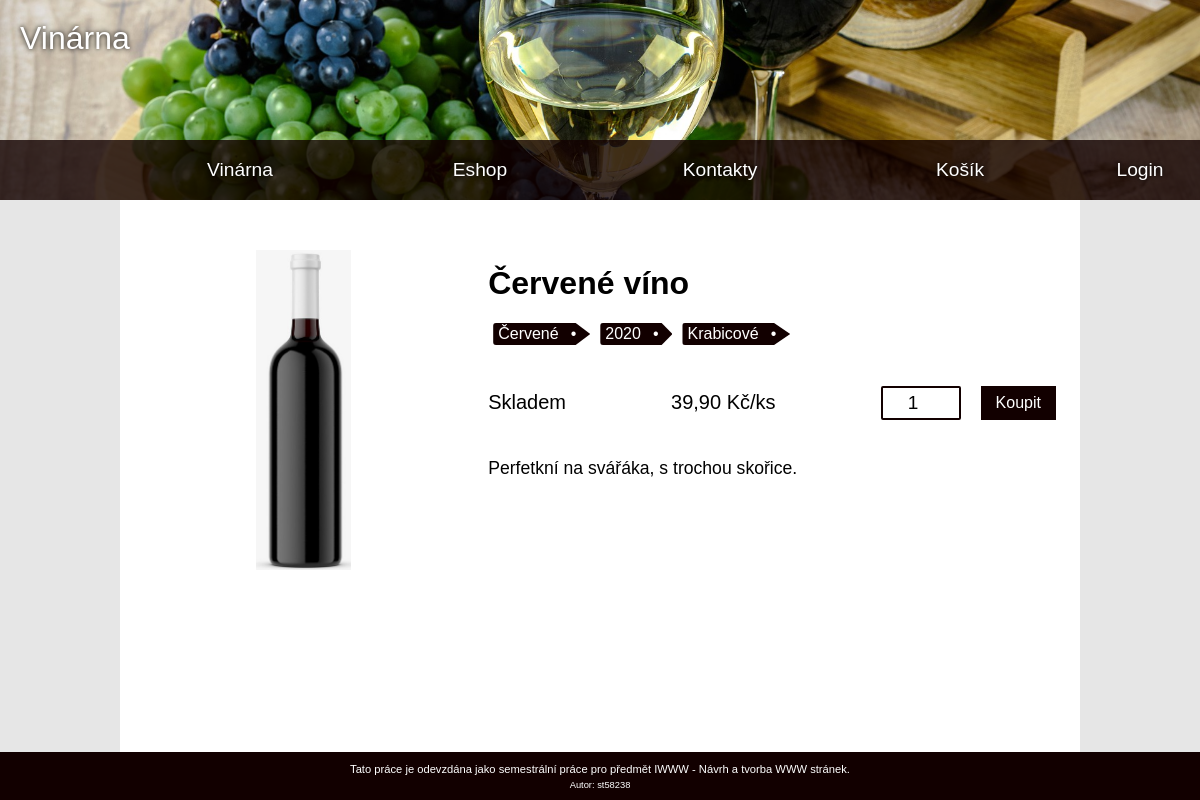
Page /produkt/index.php?id=7 on the committed database.
### tables this page shows
CREATE TABLE `products` (
  `id_product` int(11) NOT NULL,
  `name` varchar(126) NOT NULL,
  `description` varchar(1022) NOT NULL,
  `picture` varchar(510) DEFAULT NULL,
  `quantity` int(11) NOT NULL,
  `unit` varchar(14) NOT NULL,
  `stock` tinyint(1) NOT NULL DEFAULT 0,
  `price` float NOT NULL,
  `discount_price` float DEFAULT NULL,
  `display` tinyint(1) NOT NULL DEFAULT 0
);

CREATE TABLE `tag` (
  `id_tag` int(11) NOT NULL,
  `text` varchar(126) NOT NULL,
  `priority` smallint(6) NOT NULL DEFAULT 0,
  `display` tinyint(1) NOT NULL DEFAULT 1
);

### php/system/database.class.php (called while the page is built, shortened)
<?php
class Database {
	private $conn;
	function __construct() {
		$options = [PDO::ATTR_ERRMODE => PDO::ERRMODE_EXCEPTION, PDO::ATTR_DEFAULT_FETCH_MODE => PDO::FETCH_ASSOC];
		try {
			$this->conn = new PDO(PDO_DSN, DB_USER, DB_PASSWORD, $options);
		} catch (PDOException $e) {
			debug($e);
		}
	}
	function &query(string $sql, array $vals = []): array {
		$stmt = $this->conn->prepare($sql);
		$stmt->execute($vals);
		$arr = $stmt->fetchAll(PDO::FETCH_NUM);
		return $arr;
	}
}
?>

### php/core.php (called while the page is built, shortened)
<?php
require_once(__DIR__ . '/control.php');
class Core {
	private static $db;
	private static $control;
	private static $core;
	static function getInstance(Database $db = null): Core {
		if (Core::$core === null) {
			Core::$core = new Core($db);
		}
		return Core::$core;
	}
	private function __construct(Database $db = null) {
		if ($db == null) {
			Core::$db = new Database($db);
		} else {
			Core::$db = $db;
		}
		Core::$control = new Control(Core::$db);
	}
	function &getControl(): Control {
		return Core::$control;
	}
}
?>

### php/control.php (called while the page is built, shortened)
<?php
class Control {
	private $conn;
	function __construct(Database &$conn = null) {
		if ($conn === null) {
			$this->conn = new Database();
		} else {
			$this->conn = $conn;
		}
	}
	function getProductById(int $id): ?Product {
		$v = $this->conn->query('SELECT id_product, name, description, picture, quantity, unit, stock, price, discount_price, display FROM products WHERE id_product = ' . $id, array());
		$v = $v[0];
		return new Product($v[0], $v[1], $v[2], $v[3], $v[4], $v[5], $v[6], $v[7], $v[8], $v[9], $this->getProductTags($v[0]));
	}
	function &getProductTags(int $id, ?int $limit = null): array {
		$req = $this->conn->query('SELECT id_tag, text FROM tag NATURAL JOIN product_tags WHERE id_product = ? AND tag.display = 1 ORDER BY priority DESC' . (($limit == null) ? '' : ' LIMIT ' . abs($limit)), [$id]);
		return $req;
	}
}
?>

### php/model/product.class.php (called while the page is built, shortened)
<?php
class Product implements IRecord {
	private $id;
	private $name;
	private $desc;
	private $picture;
	private $unit;
	private $stock;
	private $price;
	function __construct(?int $id, string $name, string $desc, ?string $picture, int $quantity, string $unit, bool $stock, float $price, ?float $discountPrice, bool $display, array $tags = []) {
		$this->id = $id;
		$this->name = $name;
		$this->desc = $desc;
		$this->picture = $picture;
		$this->unit = $unit;
		$this->stock = $stock;
		$this->price = $price;
		$this->discountPrice = empty($discountPrice) ? null : $discountPrice;
	}
	function getId(): ?int {
		return $this->id;
	}
	function getName(): string {
		return $this->name;
	}
	function getDesc(): string {
		return $this->desc;
	}
	function getImg(): ?string {
		return $this->picture;
	}
	function getStock(): bool {
		return $this->stock;
	}
	function getCorrectPrice(): float {
		$price = $this->price;
		return $price;
	}
	function getFullPrice(): string {
		return '' . number_format($this->getCorrectPrice(), 2, ',', '') . ' Kč/' . $this->unit;
	}
}
?>

### php/pages/product.page.php (the view, shortened to what this page needs)
<?php
require_once(__DIR__ . '/../core.php');
$item = '';
if (isset($_GET['id'])) {
	if (!empty($_GET['id'])) {
		$core = Core::getInstance();
		$i = $core->getControl()->getProductById((int) htmlspecialchars($_GET['id']));
		$item .= '<section class="items">
				<article class="item">
					<div class="item-image-container">
						<img class="item-image" src="img/eshop/' . $i->getImg() . '" alt="' . $i->getImg() . '">
					</div>
					<div class="item-info">
						<h1 class="item-name">' . $i->getName() . '</h1>
						' . composeTags($core->getControl()->getProductTags($i->getId())) . '
						<section class="item-stockinfo">
							<p class="item-stock">' . ($i->getStock() ? 'Skladem' : 'Není skladem') . '</p>
							<p class="item-price">' . $i->getFullPrice() . '</p>
							<form action="kosik/index.php" method="post" accept-charset="utf-8" class="form">
								<input type="hidden" name="action" value="addItem">
								<input type="hidden" name="id" value="' . $i->getId() . '">
								<input type="number" name="count" value="1" min="0" step="1" class="input input-number">
								<button id="item-buy" type="submit">Koupit</button>
							</form>
						</section>
						<p class="item-desc">' . $i->getDesc() . '</p>
					</div>
				</article>
			</section>';
	} else {
		define('PAGE_TITLE', 'Chyba');
		$item = '<h2 class="error">Nedorazil parametr ID, nemodifikujte hlavičku.</h2>
		<p class="error">Pokud se tato chyba vyskytuje opakovaně odešlete prosím dotaz majiteli stránky.</p>';
	}
} else {
	define('PAGE_TITLE', 'Chyba');
	$item = '<h2 class="error">Nedorazil parametr ID, nemodifikujte hlavičku.</h2><p class="error">Pokud se tato chyba vyskytuje opakovaně odešlete prosím dotaz majiteli stránky.</p>';
}
?>

### php/html.php (shortened to what this page needs)
<?php
$pages = array();
	$pages[] = ['.', 'Vinárna'];
	$pages[] = ['eshop', 'Eshop'];
	$pages[] = ['kontakt', 'Kontakty'];
	$pages[] = ['kosik', 'Košík'];
$header = '<header class="header">
<a href="." id="logo" class="hardlight nolink">Vinárna</a>
<nav>
<div class="nav-fill"></div>
<div class="sub-nav">
:links:
</div>
<div class="nav-fill">
' . (($_SESSION['user'] != null) ? '<a href="uzivatel" class="nolink"><p class="white hardlight">' . $_SESSION['user']->getSurname() . '</p></a>' : '<a href="login" class="nolink"><p class="white hardlight">Login</p></a>') . '
</div>
</nav>
</header>';
	$links = '';
	foreach ($pages as $v) {
		$links .= '<a href="' . $v[0] . '" class="nolink"><p class="white hardlight">' . $v[1] . '</p></a>';
	}
$sideLeft = '<aside class="sidebar-left">';
$sideRight = '<aside class="sidebar-right">';
$mainOpen = '<div class="main">';
$mainClose = '</div>';
$footer = '<footer class="footer white">
<p>Tato práce je odevzdána jako semestrální práce pro předmět IWWW - Návrh a tvorba WWW stránek.</p>
<small>Autor: st58238</small>
</footer>';
function composeTags(array $tags, bool $selected = false): string {
	$html = '<section class="filters"><ul class="tags">';
	foreach ($tags as $t) {
		if ($selected) {
			$html .= '<li data-id="' . $t[0] . '" data-selected="1">' . $t[1] . '<span class="tag-bullet">&bull;</span></li>';
		} else {
			$html .= '<li data-id="' . $t[0] . '">' . $t[1] . '<span class="tag-bullet">&bull;</span></li>';
		}
	}
	$html .= '</ul></section>';
	return $html;
}
?>

### css/main.css (style rules this page uses)
:root { --brown: rgba(18, 0, 0, 1.0); --brown-bg: rgba(18, 0, 0, 0.80); --brown-selected: rgba(68, 28, 28, 1.0); --grey-bg: rgba(128, 128, 128, 0.20); --header-h: 200px; --footer-h: 48px; --vinegreen: rgba(32, 181, 22); --vinegreen-dark: rgba(22, 152, 12); --grey: rgba(128, 128, 128, 0.80); }
html, body { font-family: Helvetica, Arial, sans-serif; margin: 0 auto; }
body { display: flex; flex-direction: column; min-height: 100vh; }
.header { width: 100%; height: var(--header-h); background-color: var(--brown); background-image: url('../img/wine-bg.jpg'); background-size: 100% auto; background-position: center center; display: flex; flex-direction: row; align-items: flex-end; }
.header nav { width: 100%; display: flex; flex-direction: row; justify-content: space-between; align-items: flex-end; background-color: var(--brown-bg); }
.header nav a { flex-shrink: 0; flex-grow: 0; height: auto; margin: 0px 15px; font-size: 1.2em; }
.header nav a > p { padding: 0px 10px; }
.main { display: flex; flex-direction: row; align-content: stretch; min-height: calc(100vh - var(--header-h) - var(--footer-h)); }
.sidebar-left, .sidebar-right { width: 10%; background-color: var(--grey-bg); }
.sidebar-right { display: flex; flex-direction: row; align-items: flex-end; }
.footer { width: 100%; height: var(--footer-h); background-color: var(--brown); margin-top: auto; font-size: 0.70em; text-align: center; }
.footer > p { margin-bottom: 3px; }
a:link { color: inherit; }
.nolink { text-decoration: none; }
.hardlight { text-shadow: 0px 0px 5px black; mix-blend-mode: unset; }
#logo { color: white; font-size: 2em; padding: 20px; }
.header #logo { position: absolute; top: 0; left: 0; width: auto; }
.white { color: white; }
.nav-fill { display: flex; justify-content: center; width: 10%; }
.nav-fill > a { width: 100%; }
.sub-nav { display: flex; flex-direction: row; width: 80%; justify-content: space-around; align-items: flex-end; }
.sub-nav > a, .nav-fill > a { min-width: 10%; text-align: center; transition: 0.3s; }
.filters { display: flex; flex-direction: row; width: 100%; }
.tags { display: flex; flex-wrap: wrap; align-content: center; justify-content: center; width: 100%; }
.tags li { color: white; background-color: var(--brown); padding: 2px 8px 2px 5px; margin: 5px 5px; clip-path: polygon(0 0, 85% 0, 100% 50%, 85% 100%, 0 100%); cursor: pointer; border: 0px solid var(--brown); border-radius: 3px; }
.tag-bullet { float: right; padding-right: 6px; margin-left: 12px; }
.items { display: flex; flex-wrap: wrap; align-items: stretch; justify-content: flex-start; width: 95%; align-self: center; }
button, input[type="submit"] { background-color: var(--brown); border: none; color: white; padding: 8px 15px; text-align: center; transition: 0.3s; }
.input { border: 2px solid var(--brown); border-radius: 2px; box-sizing: content-box; }

### css/item.css (style rules this page uses)
.item { display: flex; width: 100%; padding-top: 50px; }
.item-image-container { display: flex; justify-content: center; max-height: 320px; width: 35%; margin-right: 25px; overflow: hidden; }
.item-name { font-size: 2em; margin-top: 15px; margin-bottom: 0; }
.item-info { display: flex; flex-direction: column; flex-grow: 1; }
.item-image { max-height: 100%; width: auto; }
.item-stockinfo { display: flex; justify-content: space-between; font-size: 1.25em; margin: 20px 0; }
.item-stockinfo p { margin: 0; margin-top: 5px; }
.item-stockinfo button { font-size: 0.8em; margin: 0; }
.item-desc { font-size: 1.1em; }

### produkt/index.php (style rules this page uses)
.tags { justify-content: flex-start; flex-shrink: 0; padding-left: 0; }
.input { width: 100%; max-width: 80px; height: 100%; margin-right: 20px; box-sizing: border-box; font-size: 0.95em; text-align: center; }
.form { display: flex; flex-direction: row; align-items: center; justify-content: flex-end; }

### rows in the picture
products: picture (picture), name "Červené víno", $i->getFullPrice() "39,90 Kč/ks", description "Perfetkní na svářáka, s trochou skořice."
tag: text "Červené"
tag: text "2020"
tag: text "Krabicové"

### other values in the picture
$v[1] "Vinárna"
$v[1] "Eshop"
$v[1] "Kontakty"
$v[1] "Košík"
